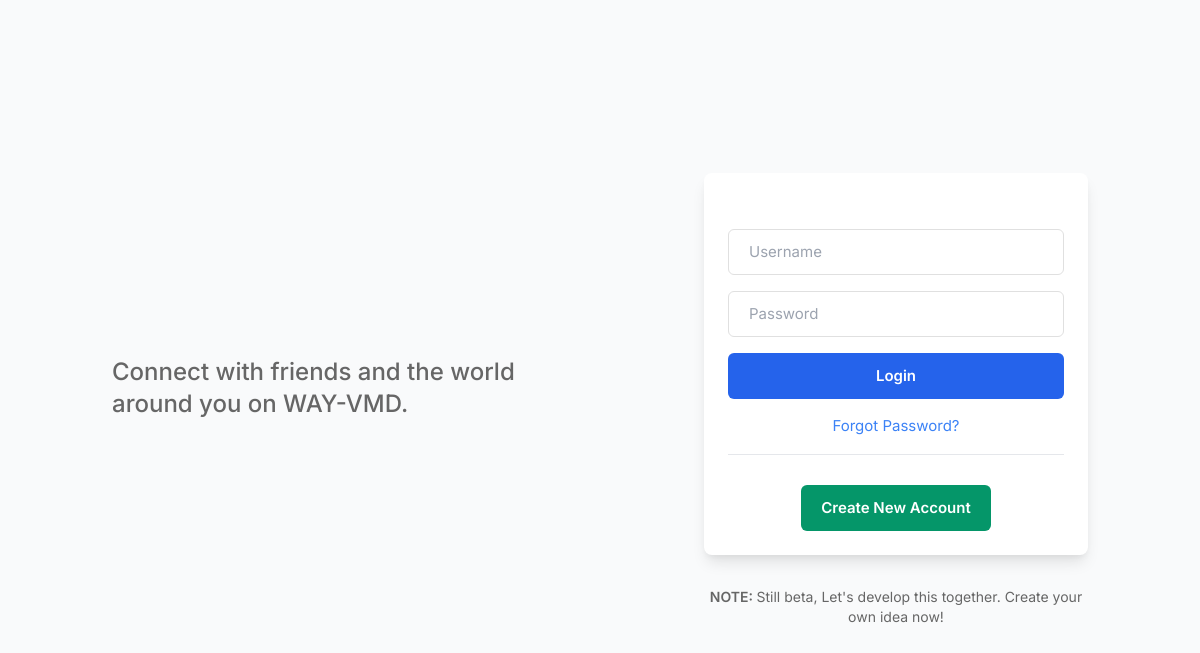
Before: / with the older database file.
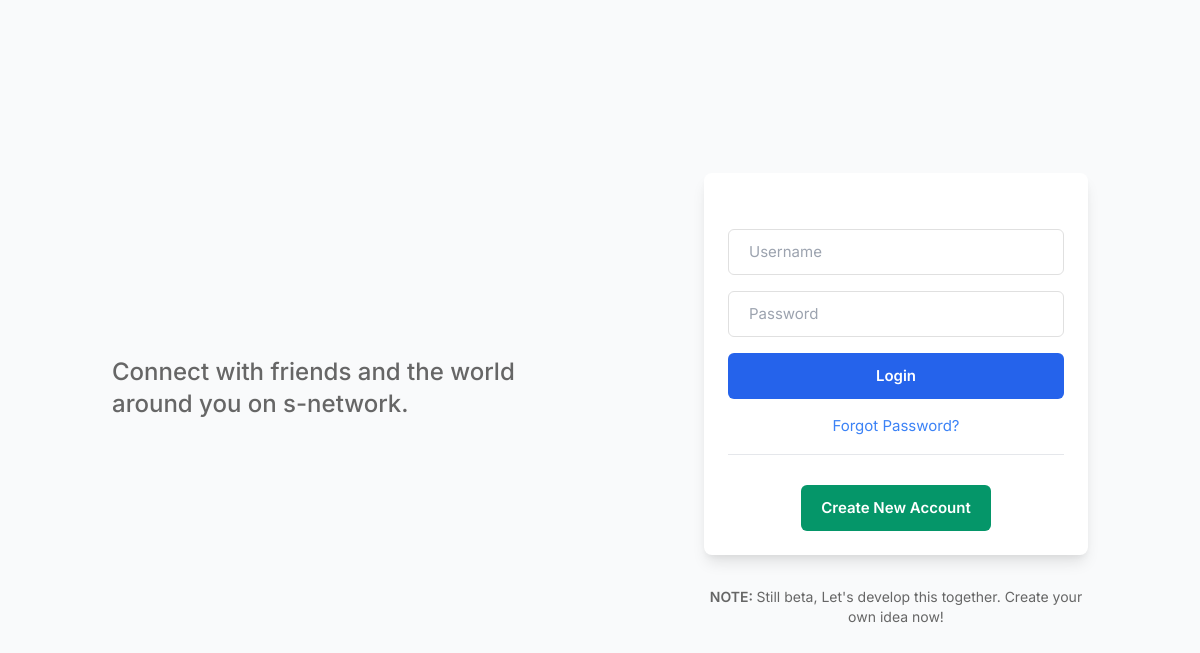
After: the same page with the newer database file.
### tables this page shows
CREATE TABLE `web_setting` (
  `id` int(11) NOT NULL,
  `title` longtext NOT NULL,
  `footer` longtext NOT NULL,
  `nd_default` varchar(10) NOT NULL,
  `description` longtext NOT NULL,
  `themes` varchar(255) NOT NULL
);

### assetnya/includes/function.php (called while the page is built, shortened)
<?php
require_once "ieuyeuh.php";
function rid_LoadPage($page_url = '') {
    global $rid;
    $templates = $rid['template'];
    $page         = './template/' . $templates . '/layout/' . $page_url . '.phtml';
    require($page);
    $page_content = ob_get_contents();
    return $page_content;
}
?>

### sc/landing.php (called while the page is built, shortened)
<?php
$rid['title']       = 'WELCOME';
$rid['is_landing']  = true;
$rid['content']     = rid_LoadPage('landing/main');

### assetnya/includes/ieuyeuh.php (called while the page is built, shortened)
<?php
require_once "config.php";
$rid = array();
$con   = $rid["sqlConnect"] = mysqli_connect($host, $user_db, $pass_db, $db_name, 3306) or die('Error koneksi mysql');
mysqli_set_charset($rid['sqlConnect'], "utf8mb4");
$s_url = $rid['site_url'] = $site_url;
$p = $rid['port_app'] = $port_app;
$s = $rid['ssl'] = $ssl;
$w = $rid['without_http'] = $d_w;
$web_setting = $rid['web_setting'] = $rid['sqlConnect']->query("SELECT * FROM web_setting")->fetch_assoc();
$temp_name = $rid['template'] = $rid['web_setting']['themes'];
$template_url = $rid['template_url'] = $site_url . "/template/" . $rid['web_setting']['themes'];

### config.php (called while the page is built, shortened)
<?php
$data_web = json_decode(file_get_contents(__DIR__ . '/config.json'), true) or die('error');
$site_url = $data_web['domain'];
$port_app = $data_web['port'];
$ssl = $data_web['ssl'];
$d_w = $data_web['domain_without_http'];
?>

### assetnya/require.php (called while the page is built, shortened)
<?php
require_once('includes/function.php');

### template/s-lite/layout/landing/main.phtml (the view, shortened to what this page needs)
<div class="lg:flex max-w-5xl min-h-screen mx-auto p-6 py-10">
        <div class="flex flex-col items-center lg: lg:flex-row lg:space-x-10">
            <div class="lg:mb-12 flex-1 lg:text-left text-center">
                <p class="font-medium lg:mx-0 md:text-2xl mt-6 mx-auto sm:w-3/4 text-xl"> Connect with friends and the world around you on <?php echo $rid['web_setting']['title'];?>.</p>
            </div>
            <div class="lg:mt-0 lg:w-96 md:w-1/2 sm:w-2/3 mt-10 w-full">
                <form class="p-6 space-y-4 relative bg-white shadow-lg rounded-lg" method="POST" id="login">
                    <input type="text" placeholder="Username" name="username" id="username" class="with-border">
                    <input type="password" placeholder="Password" name="password" id="password" class="with-border">
                    <button type="submit" class="bg-blue-600 font-semibold p-3 rounded-md text-center text-white w-full main-bt">
                        Login
                    </button>
                    <a href="#" class="text-blue-500 text-center block"> Forgot Password? </a>
                    <hr class="pb-3.5">
                    <div class="flex">
                        <a href="<?php echo $rid['site_url'];?>/index.php?link1=register" class="bg-green-600 hover:bg-green-500 hover:text-white font-semibold py-3 px-5 rounded-md text-center text-white mx-auto">
                            Create New Account
                        </a>
                    </div>
                </form>
                <div class="mt-8 text-center text-sm"> <a href="#" class="font-semibold hover:underline"> NOTE: </a> Still beta, Let's develop this together. Create your own idea now! </div>
            </div>
        </div>
    </div>

### index.php (shortened to what this page needs)
<?php
require_once('assetnya/require.php');
$page = '';
if ($rid['loggedin'] == true) {
    $u = $_SESSION['rid_username'];
    $d = $rid['sqlConnect']->query("SELECT * FROM rid_account WHERE rid_username = '$u'");
    if ($d->num_rows < 1) {
        setcookie("deleted_acc", "1");
        header("location: " .$rid['site_url'] . "/index.php?link1=logout");
    } else {
        $d = $d->fetch_assoc();
        if ($d['cookie'] == '') {
            setcookie("forced", "1");
            header("location: " . $rid['site_url'] . "/index.php?link1=logout");
        }
    }
    if (empty($page)) {
        $page = 'beranda';
    }
} else {
    if (empty($page)) {
        $page = 'landing';
    }
}
switch($page) {
    case 'landing':
        include('sc/landing.php');
    break;
}
echo rid_LoadPage('main');
?>

### template/s-lite/layout/main.phtml (shortened to what this page needs)
<!DOCTYPE html>
<html lang="en">
<head>
    <link rel="stylesheet" href="<?php echo $rid['site_url'];?>/template/<?php echo $rid['template'];?>/assets/css/icons.css">
    <link rel="stylesheet" href="<?php echo $rid['site_url'];?>/template/<?php echo $rid['template'];?>/assets/css/uikit.css">
    <link rel="stylesheet" href="<?php echo $rid['site_url'];?>/template/<?php echo $rid['template'];?>/assets/css/style.css?v=<?php echo time();?>">
     <link href="https://unpkg.com/tailwindcss@^2/dist/tailwind.min.css" rel="stylesheet">
</head>
<body>
    <?php if ($rid['loggedin']) { ?>
    <div id="wrapper">
       <?php echo rid_LoadPage('header/main');?>
       <?php echo rid_LoadPage('sidebar/main');?>
        <div class="main_content">
            <?php echo $rid['content'];?>
        </div>
    </div>
    <?php } else { ?>
    <?php echo $rid['content'];?>
    <?php } ?>
</body>
</html>

Changed rows visible on the page:
changed web_setting: title "WAY-VMD" → "s-network"
